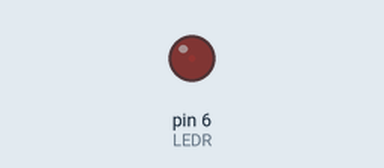
The sketch below on a simulated Arduino Uno, built with avr-gcc and run on an emulated ATmega328P. Parts: output pins drawn as LEDs (lit = HIGH).

Above: at 0.05 s.
At 3.45 s:
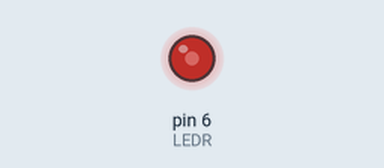
At 6.95 s:
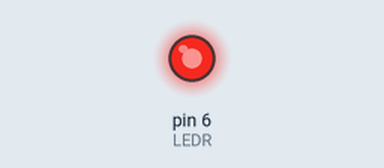
At 13.85 s:
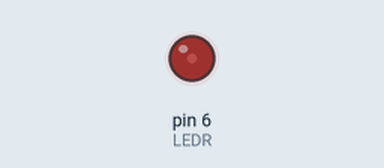
Timing chart, 0 to 19.9 s (numbered marks = the images above):
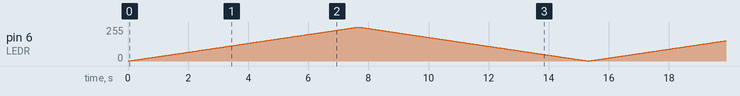

The sketch:

LED_Analog_output_UD.ino
```cpp
#define LEDR 6
int i=0;
int a=1;

void setup() {
pinMode(LEDR, OUTPUT);
}
void loop() {
    analogWrite(LEDR, i);
    i=i+a;
    if(i==0||i==255){
      a=-a;
    }
    delay(30);
}
//  delay(1000);
//  digitalWrite(12, 1) ;   digitalWrite(13, 0) ;   digitalWrite(11, 0) ;   digitalWrite(10, 1) ;
//  delay(1000);
//  digitalWrite(12, 1) ;   digitalWrite(13, 1) ;   digitalWrite(11, 0) ;   digitalWrite(10, 0) ;
//  delay(1000);
//  digitalWrite(12, 1) ;   digitalWrite(13, 0) ;   digitalWrite(11, 1) ;   digitalWrite(10, 0) ;
//  delay(1000);
//  digitalWrite(12, 1) ;   digitalWrite(13, 0) ;   digitalWrite(11, 0) ;   digitalWrite(10, 0) ;
//  delay(1000);
```
